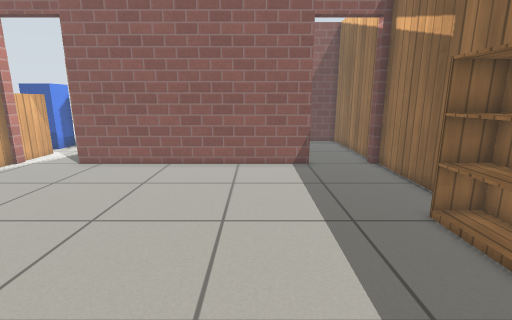
view 1 (above)

16 first-person views from a walk through a Gazebo world. The camera is 0.9 m above the floor, tilts 12° down and sees 85° across. The floor is counted in squares, 0.25 m on a side. Each view is taken from the middle of a square. On the plan, view 1 faces up. The plan holds only what a view shows up to about 20 squares ahead; the rest is blank. The place goes on beyond the plan. Simple patterns stand in for the simulator's built-in surfaces. Some stock models are drawn as simple stand-ins.

view 2
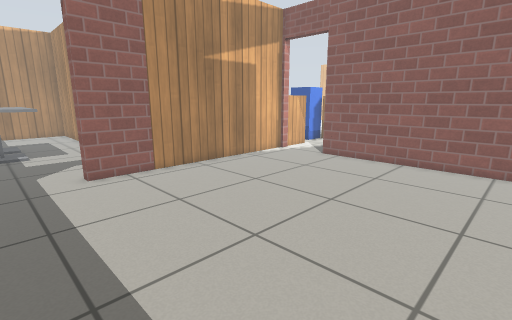

view 3
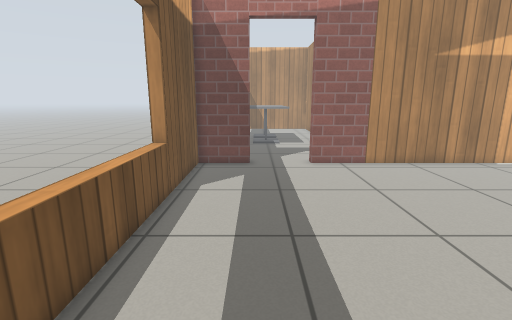

view 4
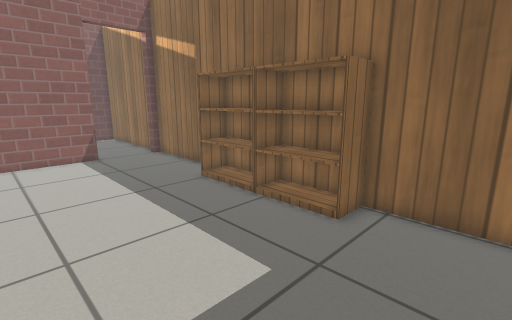

view 5
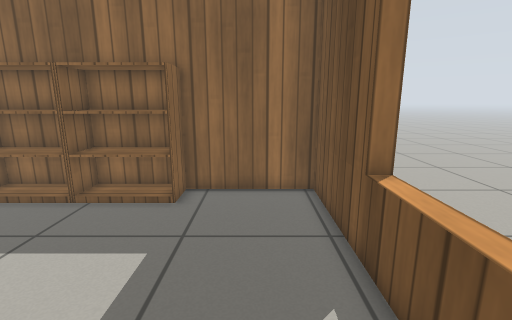

view 6
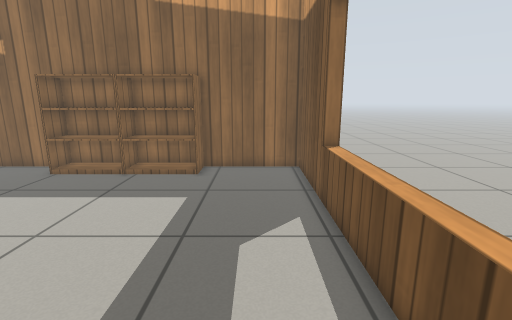

view 7
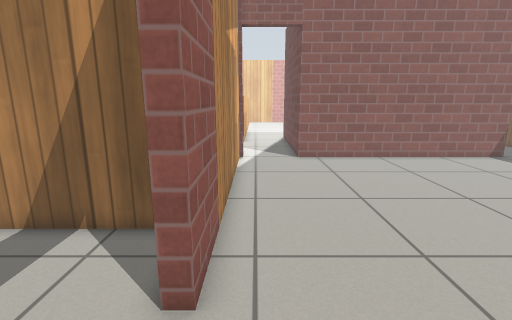

view 8
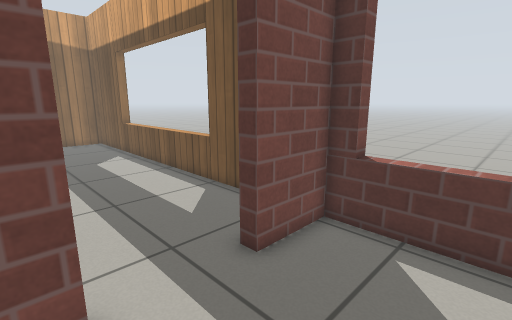

view 9
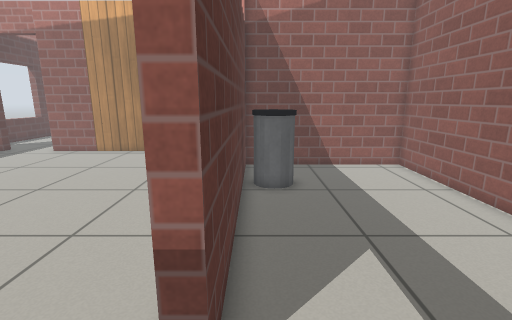

view 10
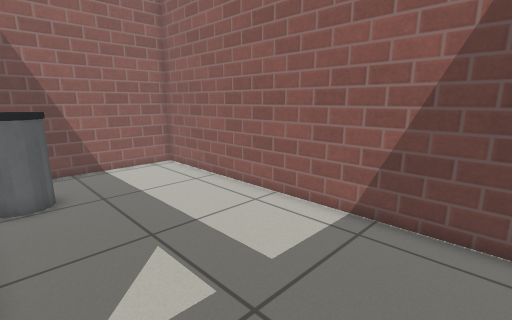

view 11
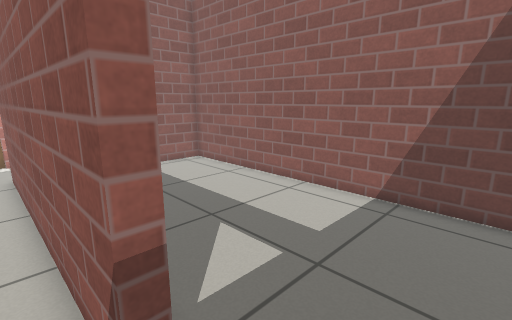

view 12
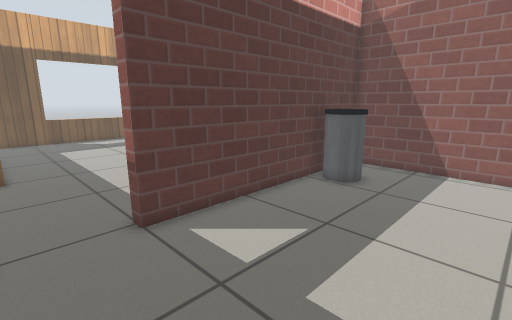

view 13
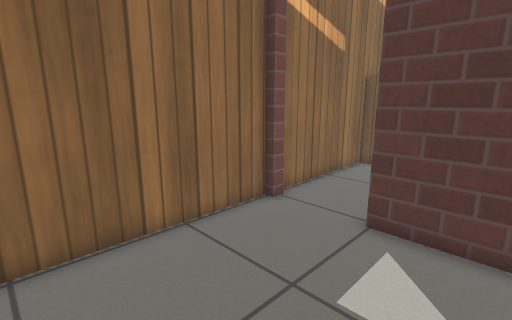

view 14
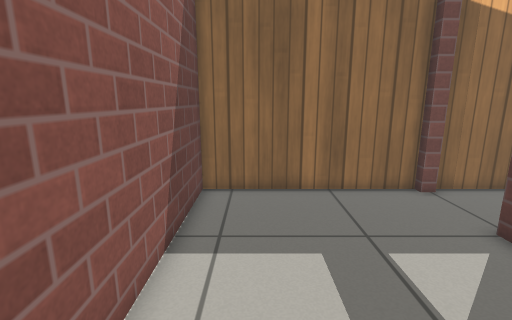

view 15
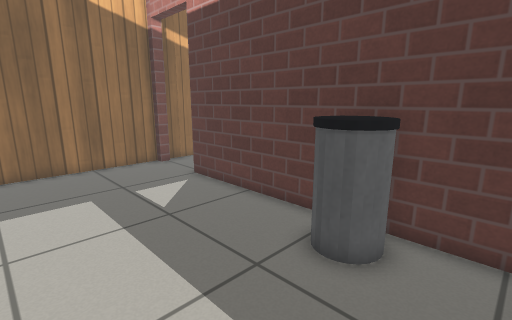

view 16
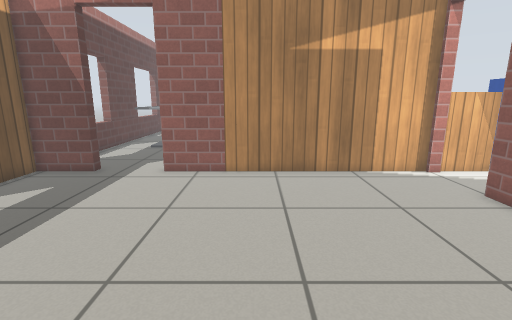

### Floor plan
Ten units are one square. View 1 is at (0, 0); x grows to the right and y downward. Boxes are objects, and circles mark ways between rooms. Rooms are numbered by the first view taken in them; rooms with no view inside come last. Other rooms are left out.
<svg viewBox="-200 -257 280 306">
<path fill="none" stroke="#000" d="M71 -74 71 -158M31 -158 -102 -158M-141 14 -141 44 71 44 71 -15M-141 -159 -141 -22M-141 -22 -147 -22 -147 -32M-159 -54 -195 -54M-190 44 -147 44 -147 14M71 -164 71 -252 -97 -252 -97 -164 31 -164"/>
<rect x="45" y="-45" width="30" height="40" fill="#bbb"><title>bookshelf</title></rect>
<rect x="45" y="-85" width="30" height="40" fill="#bbb"><title>bookshelf</title></rect>
<rect x="-75" y="-195" width="30" height="30" fill="#bbb"><title>bin</title></rect>
<circle cx="-144" cy="-3" r="3" fill="#2a7"/>
<circle cx="45" cy="-160" r="3" fill="#2a7"/>
<text x="-30" y="-60">1</text>
<text x="-170" y="-10">2</text>
<text x="-20" y="-210">3</text>
</svg>
Room 1 opens to room 2. Room 1 opens to room 3.

Where each view was taken, in squares from view 1:
view 1: 0 up, 0 right, facing up
view 2: 1 down, 0 right, facing up-left
view 3: 1 down, 2 right, facing left
view 4: 3 down, 2 left, facing up-right
view 5: 2 down, 4 left, facing right
view 6: 2 down, 8 left, facing right
view 7: 2 down, 13 left, facing up
view 8: 3 up, 19 left, facing down-right
view 9: 17 up, 6 right, facing left
view 10: 17 up, 6 right, facing up-left
view 11: 15 up, 6 right, facing up-left
view 12: 24 up, 6 right, facing down-left
view 13: 24 up, 0 right, facing down-right
view 14: 23 up, 4 left, facing right
view 15: 24 up, 9 left, facing down-right
view 16: 7 up, 0 right, facing left
